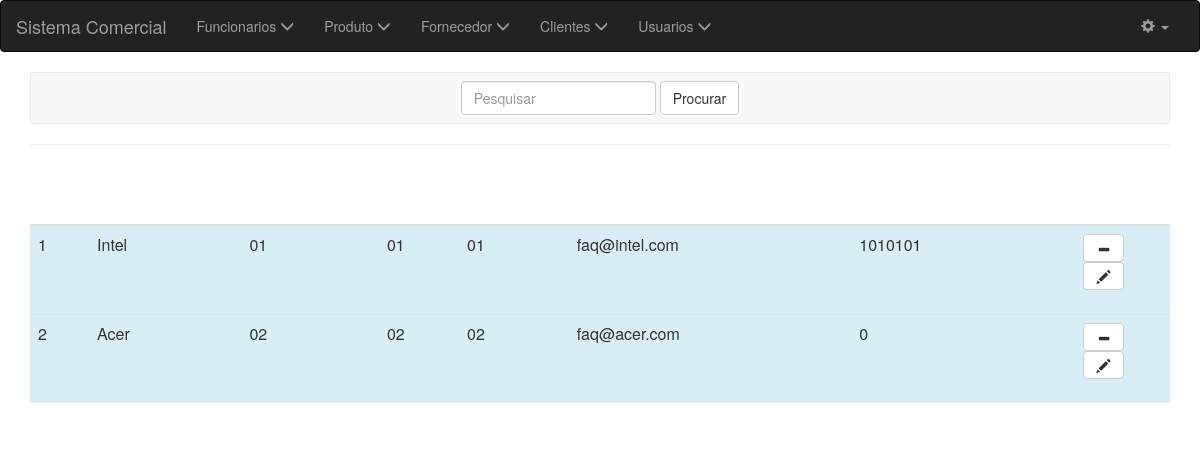
Screenshot of /lisFornecedor.php (signed in) with the database file from the repository.
### tables this page shows
CREATE TABLE `tb_fornecedor` (
  `cd_fornecedor` int(11) NOT NULL,
  `nm_fornecedor` varchar(100) NOT NULL,
  `cnpj_fornecedor` varchar(14) NOT NULL,
  `ie_fornecedor` varchar(15) NOT NULL,
  `tel_fornecedor` varchar(15) NOT NULL,
  `cep_fornecedor` varchar(9) NOT NULL,
  `email_fornecedor` varchar(100) NOT NULL
);

### lisFornecedor.php (the view, shortened to what this page needs)
<?php include_once 'config.php';
include 'header.php';
$listar=lisFornecedor();
?>
<div class="container">
<nav class="navbar navbar-default"><center>
<form class="navbar-form " role="search" method="GET" action="pesFornecedor.php">
  <div class="form-group">
    <input name="pesquisar" type="text" class="form-control" placeholder="Pesquisar">
  </div>
  <button type="submit" class="btn btn-default">Procurar</button>
</form></center>
</nav>
<hr>
<br>
 <table class="table">
    <thead>
      <tr>
        <th>#</th>
        <th>NOME</th>
        <th>CNPJ</th>
      	<th>IE</th>
      	<th>TEL</th>
      	<th>EMAIL</th>
      	<th>CEP</th>
         <th><center><span class="glyphicon glyphicon-cog" aria-hidden="true"></span></center> </th>
      </tr>
    </thead>
    <tbody>
      <?php
      while($row = $listar->fetch(PDO::FETCH_OBJ))
	{ ?>
    <form action="" method="GET">
      <tr class="info">
        <td><?php echo $row->cd_fornecedor; ?></td>
        <td><?php echo $row->nm_fornecedor; ?></td>
        <td><?php echo $row->cnpj_fornecedor; ?></td>
        <td><?php echo $row->ie_fornecedor; ?></td>
        <td><?php echo $row->tel_fornecedor; ?></td>
        <td><?php echo $row->email_fornecedor; ?></td>
        <td><?php echo $row->cep_fornecedor; ?></td>
       <td><center>
  <button type="submit" name="excluir" class="btn btn-default" onclick="return confirm('Deseja mesmo excluir este fornecedor?');" class="btn btn-default"><span class="glyphicon glyphicon glyphicon-minus" aria-hidden="true"></span></a></button>
</form>
<form action="editFornecedor.php" method="GET">
  <button type="submit" name="editar" class="btn btn-default" onclick="return confirm('Deseja mesmo editar este fornecedor?');"><span class="glyphicon glyphicon-pencil" aria-hidden="true"></span></button>
</form>
     <?php
   }
 ?>
    </tbody>
  </table>
</div>

### config.php (shortened to what this page needs)
<link href="css/bootstrap.min.css" rel="stylesheet">
<?php
function conectar(){
$pdo = new PDO("mysql:host=localhost;dbname=sistema","root","vertrigo");
return $pdo;
}
function lisFornecedor(){
$pdo = conectar();
$rs = $pdo->query("SELECT * FROM tb_fornecedor");
return $rs;
}
?>

### header.php (shortened to what this page needs)
<?php include_once 'config.php';
?>
<nav class="navbar navbar-inverse" role="navigation">
  <div class="container-fluid">
    <div class="navbar-header">
      <a class="navbar-brand" href="body.php">Sistema Comercial</a>
    </div>
    <div class="collapse navbar-collapse" id="bs-example-navbar-collapse-1">
      <ul class="nav navbar-nav">
       <li class="dropdown">
          <a href="#" class="dropdown-toggle" data-toggle="dropdown" role="button" aria-haspopup="true" aria-expanded="false"> Funcionarios <span class="glyphicon glyphicon-menu-down"></span> </a>
        </li>
        <li class="dropdown">
          <a href="#" class="dropdown-toggle" data-toggle="dropdown" role="button" aria-haspopup="true" aria-expanded="false">Produto <span class="glyphicon glyphicon-menu-down"></span>  </a>
        </li>
         <li class="dropdown">
          <a href="#" class="dropdown-toggle" data-toggle="dropdown" role="button" aria-haspopup="true" aria-expanded="false">Fornecedor <span class="glyphicon glyphicon-menu-down"></span>  </a>
        </li>
        <li class="dropdown">
          <a href="#" class="dropdown-toggle" data-toggle="dropdown" role="button" aria-haspopup="true" aria-expanded="false">Clientes <span class="glyphicon glyphicon-menu-down"></span>  </a>
        </li>
      <li class="dropdown">
          <a href="#" class="dropdown-toggle" data-toggle="dropdown" role="button" aria-haspopup="true" aria-expanded="false">Usuarios <span class="glyphicon glyphicon-menu-down"></span>  </a>
        </li>
      </ul>
<ul class="nav navbar-nav navbar-right">
        <li class="dropdown">
          <a href="#" class="dropdown-toggle" data-toggle="dropdown" role="button" aria-haspopup="true" aria-expanded="false"><span class="glyphicon glyphicon-cog" aria-hidden="true"></span>  <span class="caret"></span></a>
        </li>
      </ul>
    </div>
  </div>
</nav>
<body style="background-image: url(http://hdblackwallpaper.com/wallpaper/2015/05/hd-black-background-21-background-wallpaper.jpg);">

### header.php (style rules this page uses)
nav { position: fixed; }
h5,h1,h3,h2,th { color:white; }

### rows the page displays
tb_fornecedor: cd_fornecedor "1", nm_fornecedor "Intel", cnpj_fornecedor "01", ie_fornecedor "01", tel_fornecedor "01", email_fornecedor "faq@intel.com", cep_fornecedor "1010101"
tb_fornecedor: cd_fornecedor "2", nm_fornecedor "Acer", cnpj_fornecedor "02", ie_fornecedor "02", tel_fornecedor "02", email_fornecedor "faq@acer.com", cep_fornecedor "0"
